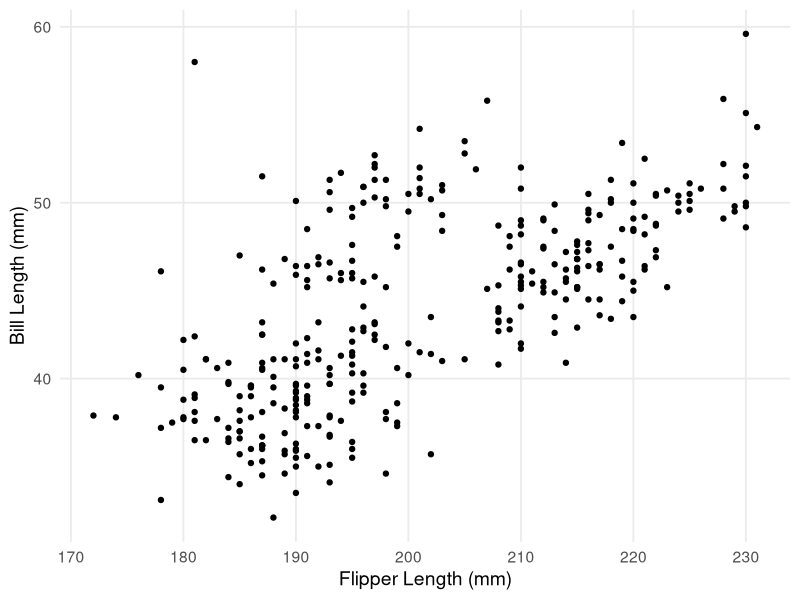
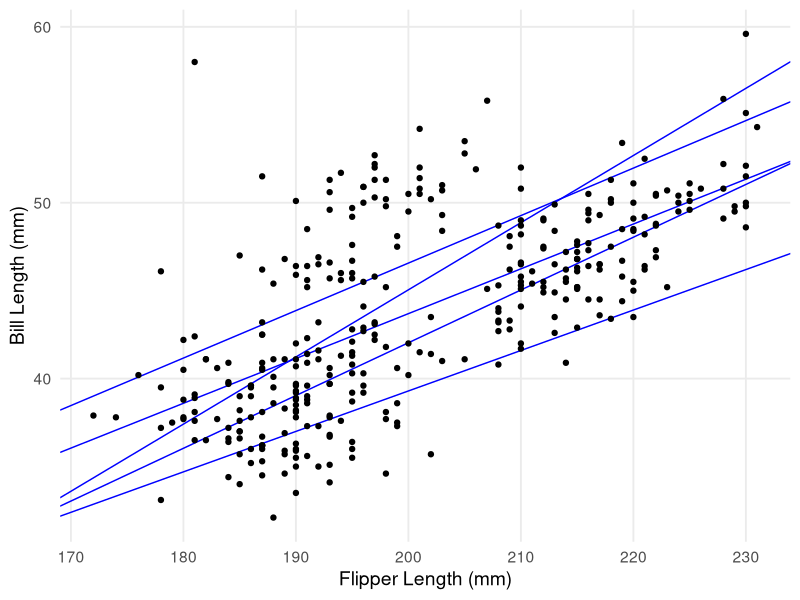
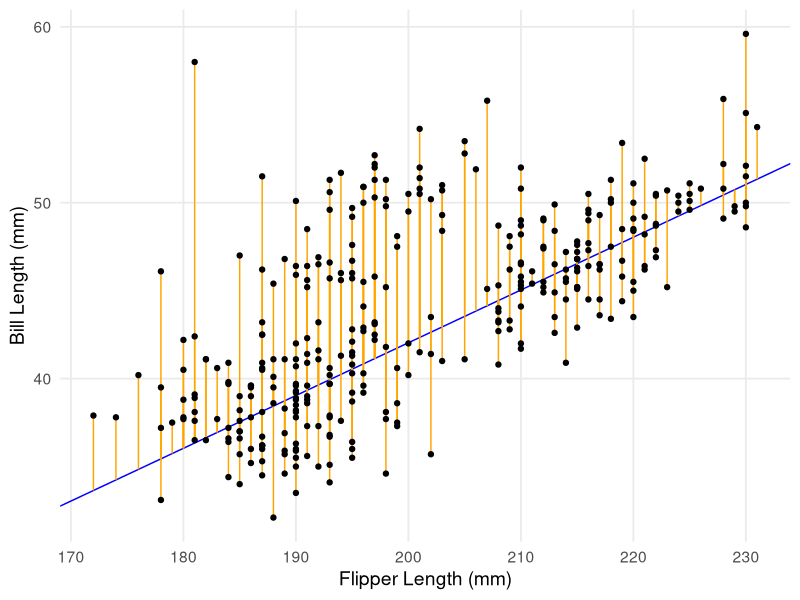

Reproduce these figures in R, in order.
## ---- chunk 1
knitr::opts_chunk$set(echo = TRUE, warning = FALSE, message = FALSE)
## ---- chunk 2
library(ggplot2)
library(patchwork)

theme_set(
  theme_minimal(base_size = 14) +
    theme(panel.grid.minor = element_blank())
)
## ---- chunk 3
library(tidyverse)
library(palmerpenguins)

ggplot(data = penguins, aes(x = flipper_length_mm, y = bill_length_mm)) +
  geom_point() +
  labs(x = "Flipper Length (mm)", y = "Bill Length (mm)")
## ---- chunk 4
ggplot(penguins, aes(x = flipper_length_mm, y = bill_length_mm)) +
  geom_abline(slope = c(0.2548, 0.27, 0.23, 0.3818, 0.3), intercept = c(-7.2649, -7.43, -6.7, -31.31, -17.96), color = "blue") +
  geom_point() +
  labs(x = "Flipper Length (mm)", y = "Bill Length (mm)")
## ---- chunk 5
ggplot(penguins, aes(x = flipper_length_mm, y = bill_length_mm)) +
  geom_abline(slope = 0.3, intercept = -17.96, color = "blue") +
  geom_segment(aes(y = (-17.96 + 0.3 * flipper_length_mm), yend = bill_length_mm, x = flipper_length_mm, xend = flipper_length_mm), color = "orange") +
  geom_point() +
  labs(x = "Flipper Length (mm)", y = "Bill Length (mm)")
## ---- chunk 6
# f <- function(x) 1.1*x^3 +x^2 + exp(1.03)^(-x) + 2 + x
# rng <- seq(-5, 4, 0.1)

f <- function(x) exp(1/12)^(x - 8) + sqrt(x) + (1/100000) * x^5
rng <- seq(0, 20, 0.1)
